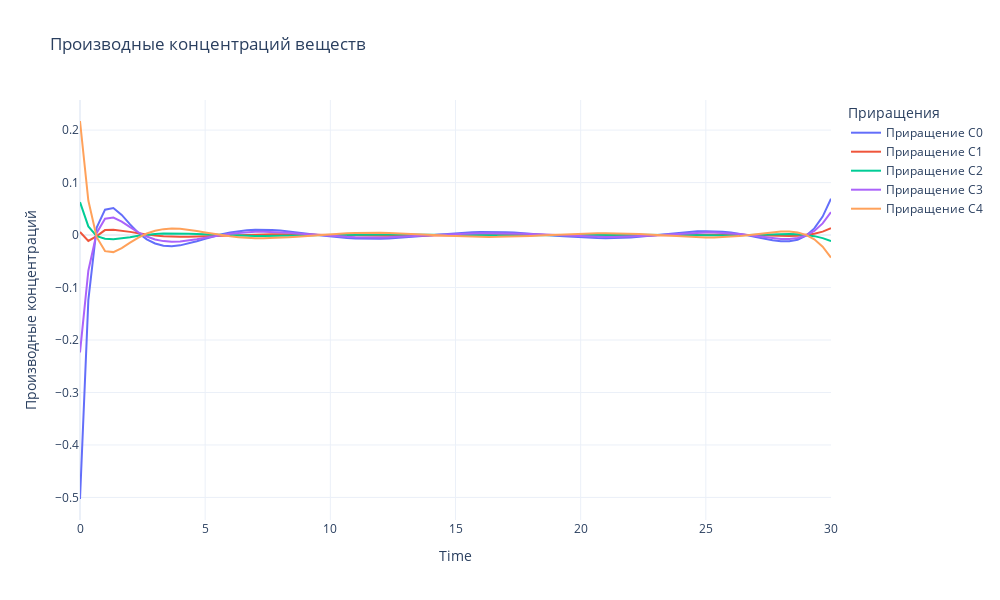

Write notebook code for a chart like this one.
### Markdown cell above
### Прямая и обратная задачи

### Code cell
fig = go.Figure()

# Добавляем линии для каждого вещества
for i in range(N_SUBSTANCE):
    fig.add_trace(go.Scatter(
        x=tsteps, 
        y=dCdt_TRUE[i] - dCdt_predict[i], 
        mode='lines', 
        name=f'Приращение C{i}'
    ))

# Настройки графика
fig.update_layout(
    title='Производные концентраций веществ',
    xaxis_title='Time',
    yaxis_title='Производные концентраций',
    legend_title='Приращения',
    template='plotly_white',
    width=1000,  # Ширина холста
    height=600   # Высота холста
)

fig.show()
